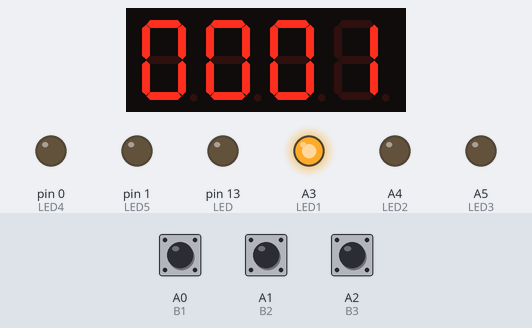
Recording of a sketch running on a simulated Arduino Uno, built with avr-gcc and run on an emulated ATmega328P. Parts: 4-digit seven-segment display, output pins drawn as LEDs (lit = HIGH). Wiring (inferred from the names in the program): 4-digit 7-segment display, segments lit when LOW: segments pin 2, pin 3, pin 4, pin 5, pin 6, pin 7, pin 8; digit selects pin 12, pin 11, pin 10, pin 9. The test bench sets the inputs (shaded band); at power-on: A0 (B1) HIGH, A2 (B3) HIGH, A1 (B2) HIGH. The segment pins are drawn as the display they are named for; pins used as bus, display or sensor lines are not drawn.

Above: at 1.2 s.
1.3 s: A0 (B1) pulled LOW for 0.15 s
At 2.1 s:
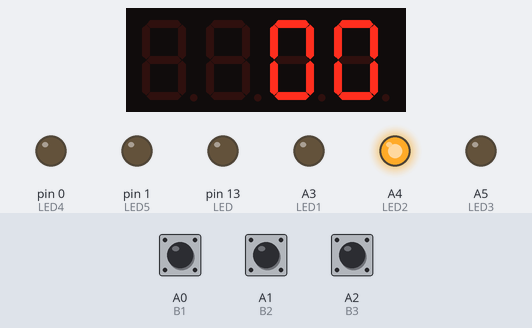
2.9 s: A0 (B1) pulled LOW for 1 s
At 4.2 s:
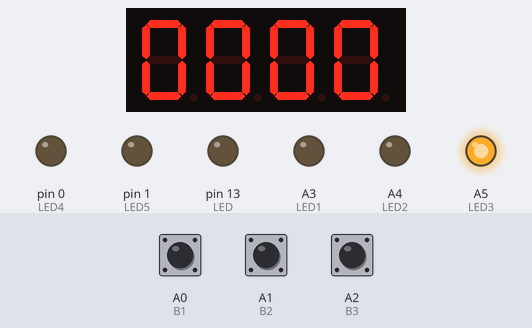
5.4 s: A0 (B1) pulled LOW for 0.15 s
At 5.8 s:
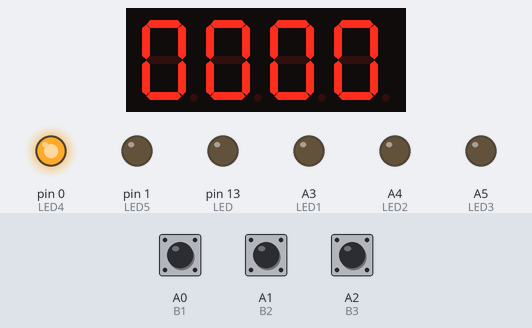
7.0 s: A2 (B3) pulled LOW for 0.15 s
At 8.1 s:
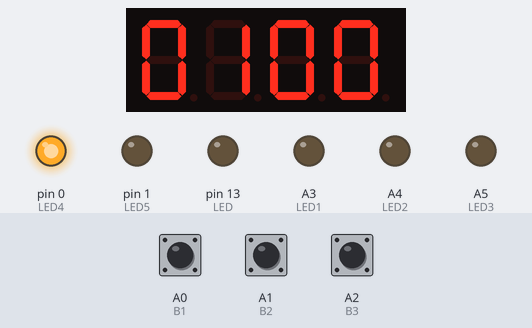
8.6 s: A0 (B1) pulled LOW for 3.2 s
At 9.3 s:
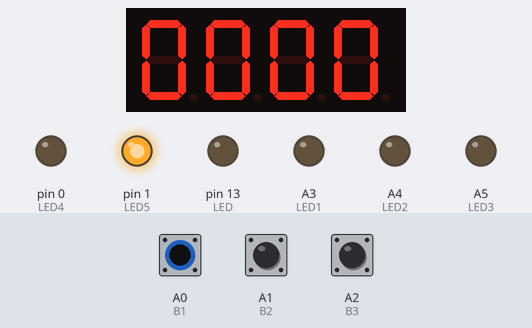
13.3 s: A2 (B3) pulled LOW for 1 s
At 14.6 s:
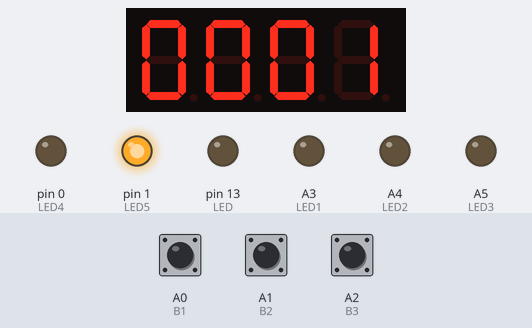
Timing chart, 0 to 16.3 s (numbered marks = the images above; inputs shaded):
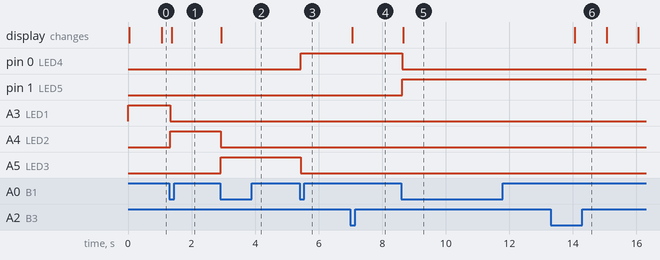

Measured:
- after the input at 1.3 s, A3 (LED1): HIGH → LOW at once; A4 (LED2): LOW → HIGH at once; the display: changes after 0.08 s (image 1)
- after the input at 2.9 s, A4 (LED2): HIGH → LOW at once; A5 (LED3): LOW → HIGH at once; the display: changes at once (image 2)
- after the input at 5.4 s, pin 0 (LED4): LOW → HIGH at once; A5 (LED3): HIGH → LOW at once
- after the input at 7.0 s, the display: changes after 0.06 s (image 4)
- after the input at 8.6 s, pin 0 (LED4): HIGH → LOW at once; pin 1 (LED5): LOW → HIGH at once; the display: changes after 0.06 s (image 5)
- after the input at 13.3 s, the display: changes after 0.76 s (image 6)

The sketch:

digitalclock.ino
```cpp
#include <TimerOne.h>
#include <ezButton.h>

//definisikan pin data
#define A 2
#define B 3
#define C 4
#define D 5
#define E 6
#define F 7
#define G 8

//definisikan pin selektor
#define C1 12
#define C2 11
#define C3 10
#define C4 9

//define pin button
#define B1 A0
#define B2 A1
#define B3 A2

//define pin LED
#define LED 13 //alarm
#define LED1 A3
#define LED2 A4
#define LED3 A5
#define LED4 0
#define LED5 1

//variabel global
const int segs[7] = {A,B,C,D,E,F,G}; //array dari pin data
//button param
ezButton button1(B1);
ezButton button2(B2);
ezButton button3(B3);
long counter = 0; //variabel waktu
int option = 0; //variabel opsi menu
int alarm_flag = 0; //flag untuk alarm (default = 0 untuk tidak menyala)
int alarm_led_on = 0;//flag led alarm
long counter_alarm = 0; //variabel waktu alarm
long counter_stopwatch = 0;
int stopwatch_flag = 0;
const byte numbers[10] = { 0b1000000, 0b1111001, 0b0100100, 0b0110000, 0b0011001, 0b0010010,
0b0000010, 0b1111000, 0b0000000, 0b0010000 }; //array dari binary tiap representasi angka

void setup()
{
    for (int i = 2; i <= 12; i++)
    {
        pinMode(i, OUTPUT); //inisialisasi pin output data dan selektor
    }
    pinMode(B1, INPUT); pinMode(B2, INPUT); pinMode(B3, INPUT);
    pinMode(LED, OUTPUT); pinMode(LED1, OUTPUT); pinMode(LED2, OUTPUT); pinMode(LED3, OUTPUT); pinMode(LED4, OUTPUT); pinMode(LED5, OUTPUT);//pin output untuk LED
    Timer1.initialize(1000000); //inisialisasi timer interrupt 1 detik
    Timer1.attachInterrupt(main_time);
}

void loop()
{
    init_button();
    time_overflow();
    mode();
    led_mode();
    change_menu();
    alarm_mode();
}

void change_menu()
{
    if ((button1.isPressed() == HIGH) && (alarm_led_on == 0))
    {
        option++;
    }
    if(option > 4) option = 0;
}

void stopwatch()
{
    if (option == 4)
    {
        time_minute_second(counter_stopwatch);
        if (button3.isPressed() == HIGH)
        {
            if (stopwatch_flag == 0)
            {
                stopwatch_flag = 1;
            }
            else
            {
                stopwatch_flag = 0;
            }
        }
        if (button2.isPressed() == HIGH) counter_stopwatch = 0;
        if (counter_stopwatch >= 3600) counter_stopwatch = 0;
    }
}

void alarm_mode()
{
    if ((alarm_flag == 1) && (counter == counter_alarm))
    {
        alarm_led_on = 1; digitalWrite(13, HIGH);
    }
    if ((alarm_led_on == 1) && (button1.isPressed()==HIGH))
    {
        digitalWrite(13, LOW); alarm_led_on = 0;
    }
}

void alarm_setting()
{
    static int hour = 0, min = 0;
    static int alarm_option = 0;
    if (option == 3)
    {
        display_setting(hour, min);
        if ((button3.isPressed() == HIGH) && (alarm_option == 0)) hour++;
        if ((button3.isPressed() == HIGH) && (alarm_option == 1)) min++;
        if (hour > 23) hour = 0;
        if (min > 59) min = 0;
        if (button2.isPressed() == HIGH) alarm_option++;
        if (alarm_option == 2)
        {
            counter_alarm = (long(hour)*3600) + (min*60); //atasi bug overflow pada operasi int dengan menjadikan salah satu var long sementara (hemat memory)
            alarm_option = 0;
            alarm_flag = 1; //enabling alarm
            option++;
        }
    }
}

void clock_setting()
{
    static int hour = 0, min = 0;
    static int set_option = 0;
    if (option == 2)
    {
        display_setting(hour, min);
        if ((button3.isPressed() == HIGH) && (set_option == 0)) hour++;
        if ((button3.isPressed() == HIGH) && (set_option == 1)) min++;
        if (hour > 23) hour = 0;
        if (min > 59) min = 0;
        if (button2.isPressed() == HIGH) set_option++;
        if (set_option == 2)
        {
            counter = (long(hour)*3600) + (min*60); //atasi bug overflow pada operasi int dengan menjadikan salah satu var long sementara (hemat memory)
            set_option = 0;
            option++;
        }
    }
}

void display_setting(int hour, int min)
{
    digit1(numbers[hour/10]); delay(3);
    digit2(numbers[hour%10]); delay(3);
    digit3(numbers[min/10]); delay(3);
    digit4(numbers[min%10]); delay(3);
}

void mode()
{
    switch (option)
    {
        case 0:
            time_minute_second(counter);
            break;
        case 1:
            time_hour(counter);
            break;
        case 2:
            clock_setting();
            break;
        case 3:
            alarm_setting();
            break;
        case 4:
            stopwatch();
            break;
    }
}

void led_mode()
{
    switch (option)
    {
        case 0:
            digitalWrite(LED1, HIGH); digitalWrite(LED2, LOW); digitalWrite(LED3, LOW); digitalWrite(LED4, LOW); digitalWrite(LED5, LOW);
            break;
        case 1:
            digitalWrite(LED1, LOW); digitalWrite(LED2, HIGH); digitalWrite(LED3, LOW); digitalWrite(LED4, LOW); digitalWrite(LED5, LOW);
            break;
        case 2:
            digitalWrite(LED1, LOW); digitalWrite(LED2, LOW); digitalWrite(LED3, HIGH); digitalWrite(LED4, LOW); digitalWrite(LED5, LOW);
            break;
        case 3:
            digitalWrite(LED1, LOW); digitalWrite(LED2, LOW); digitalWrite(LED3, LOW); digitalWrite(LED4, HIGH); digitalWrite(LED5, LOW);
            break;
        case 4:
            digitalWrite(LED1, LOW); digitalWrite(LED2, LOW); digitalWrite(LED3, LOW); digitalWrite(LED4, LOW); digitalWrite(LED5, HIGH);
    }
}

void init_button()
{
    button1.loop();
    button2.loop();
    button3.loop();
}

void time_overflow()
{
    if (counter >= 86400) counter = 0;
}

void time_minute_second(long number) //melakukan screening
{
    digit1(numbers[(number/600)%6]); delay(3);
    digit2(numbers[(number/60)%10]); delay(3);
    digit3(numbers[(number%60)/10]); delay(3);
    digit4(numbers[number%10]); delay(3);
}

void time_hour(long number)
{
    digit3(numbers[number/36000]); delay(3);
    digit4(numbers[(number/3600)%10]); delay(3);
}

void main_time()
{
    counter++; //counting sebagai fungsi timer interrupt
    if (stopwatch_flag == 1) counter_stopwatch++;
}

void digit1(byte number)
{
    digitalWrite(C1, HIGH);
    digitalWrite(C2, LOW);
    digitalWrite(C3, LOW);
    digitalWrite(C4, LOW);
    light_number(number); //menampilkan angka digit 1 dengan mengaktifkan selektor digit 1
}

void digit2(byte number)
{
    digitalWrite(C1, LOW);
    digitalWrite(C2, HIGH);
    digitalWrite(C3, LOW);
    digitalWrite(C4, LOW);
    light_number(number); //menampilkan digit 2 dengan aktifasi selektor 2
}

void digit3(byte number)
{
    digitalWrite(C1, LOW);
    digitalWrite(C2, LOW);
    digitalWrite(C3, HIGH);
    digitalWrite(C4, LOW);
    light_number(number); //menampilkan digit 3 dengan aktifasi selektor 3
}

void digit4(byte number)
{
    digitalWrite(C1, LOW);
    digitalWrite(C2, LOW);
    digitalWrite(C3, LOW);
    digitalWrite(C4, HIGH);
    light_number(number); //menampilkan digit 4 dengan aktifasi selektor 4
}

void light_number(byte number)
{
    for (int i = 0; i < 7; i++)
    {
        int bits = bitRead(number, i);
        digitalWrite(segs[i], bits); //proses menampilkan angka dengan mengekstrak biner dari angka yang ingin ditampilkan
    }
}
```
